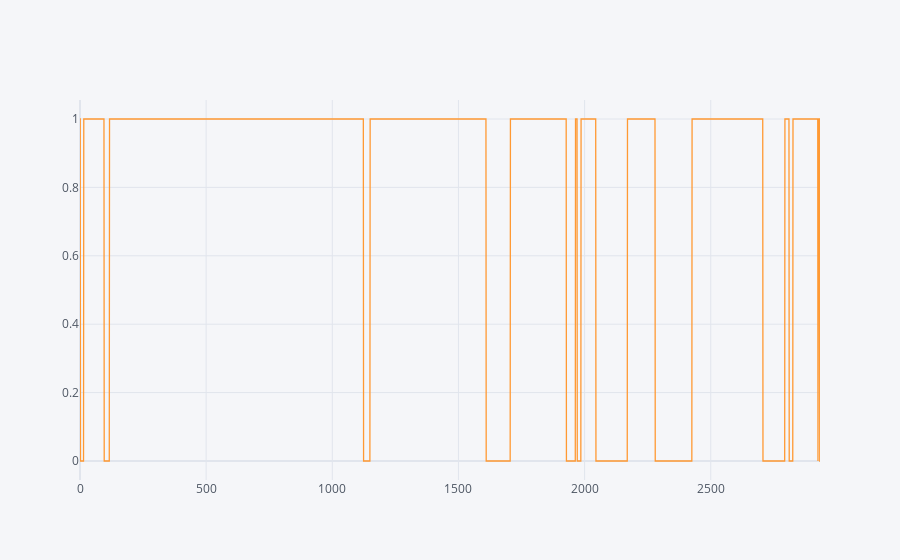

Notebook code for this chart:
### Code cell
def test2(ante, post):
    ''' is only 1 sur ante+post+1 valeurs
        col[k] = prod(col[k-ante : k+post])
    '''
    prod_ante = rec_v_valide[0:ante]
    prod = [np.prod(rec_v_valide[k-ante:k+post+1]) for k in range(ante, len(df)-post)]
    prod_post = rec_v_valide[len(df)-post:]
    return prod_ante + prod + prod_post
rec_v_valide = test2(7, 7)
fig = pd.Series(rec_v_valide).iplot(asFigure=True)
fig.show()
"""
    => zone non valide obtenue (étudier les modifications à apporter dans cette zone) 
"""

### Figure 1 — Plotly figure (JSON) as saved in the notebook; plotly's stock layout.template omitted (floating-point values rounded to 4 significant figures; data arrays with more than 128 entries replaced by an {"elided": "..."} marker saying what was removed)
{"data": [{"line": {"color": "rgba(255, 153, 51, 1.0)", "dash": "solid", "shape": "linear", "width": 1.3}, "mode": "lines", "name": "None", "text": "", "type": "scatter", "x": {"elided": "2934 int values"}, "y": {"elided": "2934 int values"}}], "layout": {"legend": {"bgcolor": "#F5F6F9", "font": {"color": "#4D5663"}}, "paper_bgcolor": "#F5F6F9", "plot_bgcolor": "#F5F6F9", "title": {"font": {"color": "#4D5663"}}, "xaxis": {"gridcolor": "#E1E5ED", "showgrid": true, "tickfont": {"color": "#4D5663"}, "title": {"font": {"color": "#4D5663"}, "text": ""}, "zerolinecolor": "#E1E5ED"}, "yaxis": {"gridcolor": "#E1E5ED", "showgrid": true, "tickfont": {"color": "#4D5663"}, "title": {"font": {"color": "#4D5663"}, "text": ""}, "zerolinecolor": "#E1E5ED"}}}
